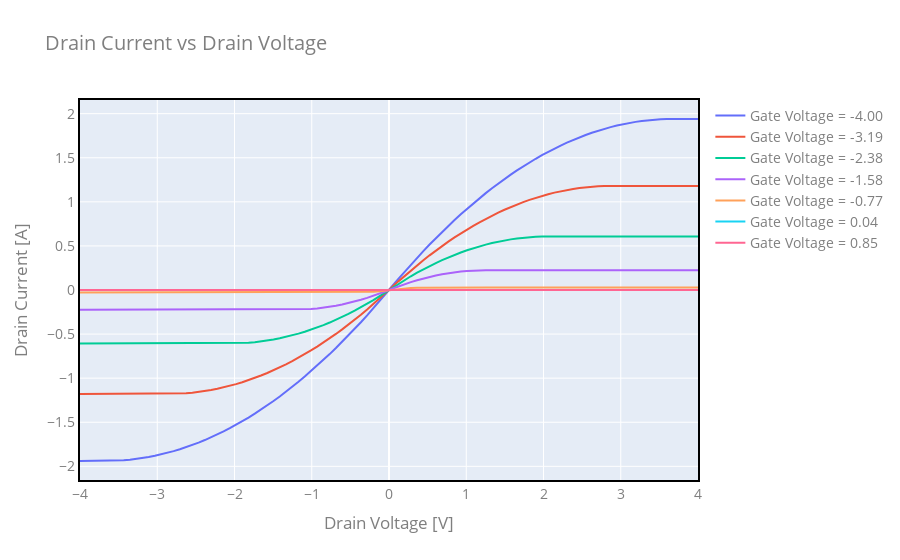

Notebook code for this chart:
### Code cell
fig = go.Figure()

prim_y_vals=np.empty_like(drainV)

for step in gateV[::int(numStep/6)]:
    for i in range(numStep):
        prim_y_vals[i] = SandHID(inputs, step, drainV[i])[0]
        
    fig.add_trace(
        go.Scatter(
            visible=True,
            line=dict(width=2),
            name="Gate Voltage = " + "{:.2f}".format(step),
            x=drainV,
            y=prim_y_vals,
        ),
    )

fig.update_layout(
    title="Drain Current vs Drain Voltage",
    xaxis=dict(title='Drain Voltage [V]', showline=True, linewidth=2, linecolor='black', mirror=True),
    yaxis=dict(title='Drain Current [A]', showline=True, linewidth=2, linecolor='black', mirror=True),
    font=dict(
        size=14,
        color="#7f7f7f"
    )
)

fig.show()
fig.write_html("CurrentAgainstDrainV.html")
